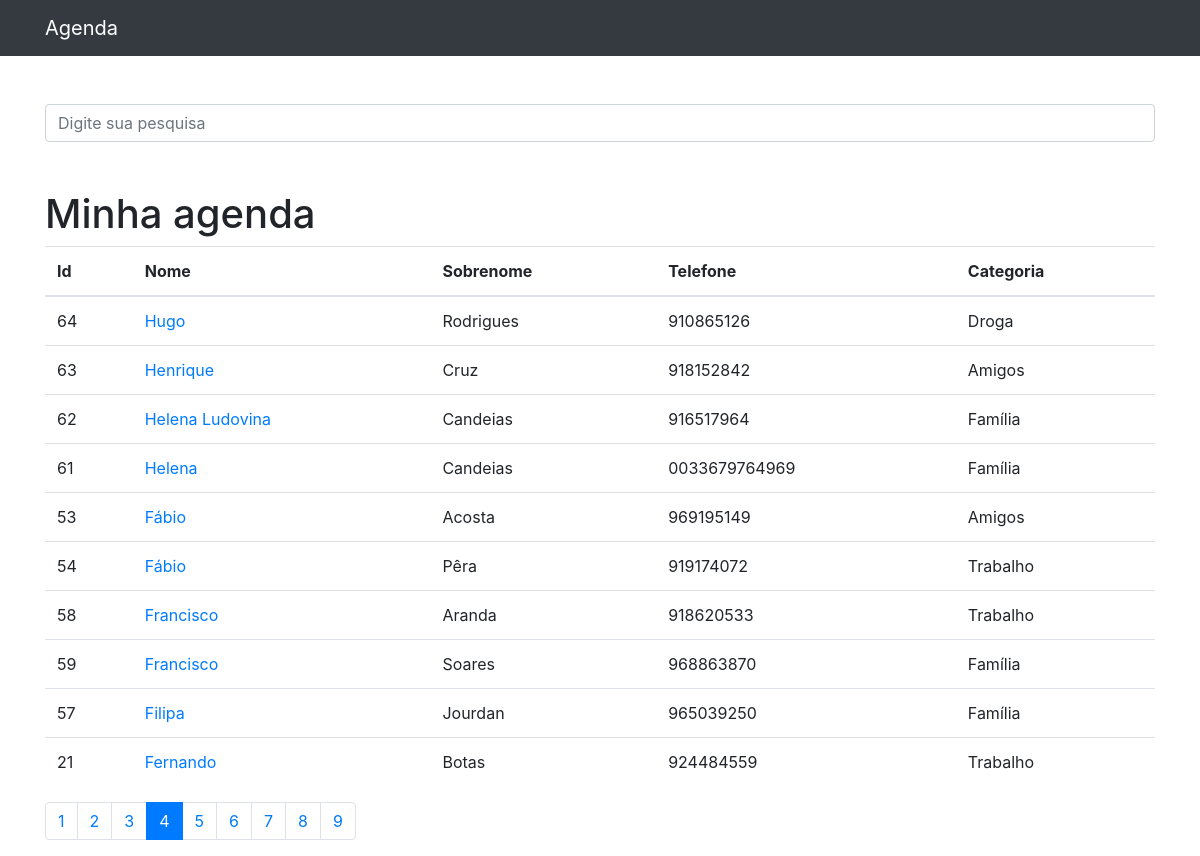
/?page=4&termo=, run on the app's committed database.
### contactos/models.py (models this page shows, shortened)
class Contacto(models.Model):
    nome = models.CharField('Nome', max_length=100)
    apelido = models.CharField('Apelido', max_length=100, blank=True)
    telefone = models.CharField('Telefone', max_length=15, unique=True)
    email = models.EmailField('E-mail', blank=True)
    data_criacao = models.DateTimeField('Data de criação', default=timezone.now)
    descricao = models.TextField(blank=True)
    categoria = models.ForeignKey(Categoria, on_delete=models.DO_NOTHING)
    mostrar = models.BooleanField(default=True)
    foto = models.ImageField('Foto', blank=True, upload_to='fotos')

class Categoria(models.Model):
    nome = models.CharField(max_length=200)
    def __str__(self):
        return self.nome

### contactos/views.py (the view)
# urls.py: urlpatterns = [path('', views.index, name='index'),
def index(request):
    contactos = Contacto.objects.order_by('-nome').filter(mostrar=True)
    pagina = Paginator(contactos, 10)
    pag = request.GET.get('page')
    contactos = pagina.get_page(pag)
    return render(request, 'contactos/index.html', {'contactos': contactos})

### contactos/templates/contactos/index.html
{% extends 'base.html' %}
{% block conteudo %}
<h1 class="mt-5">Minha agenda</h1>
<table class="table">
  <thead>
    <tr>
      <th>Id</th>
      <th>Nome</th>
      <th>Sobrenome</th>
      <th>Telefone</th>
      <th>Categoria</th>
    </tr>
  </thead>
  <tbody>
  {% for contacto in contactos %}
    <tr>
      <td>{{ contacto.id }}</td>
      <td>
        <a href="{% url 'detalhe' contacto.id %}">{{ contacto.nome }}</a>
      </td>
      <td>{{ contacto.apelido }}</td>
      <td>{{ contacto.telefone }}</td>
      <td>{{ contacto.categoria }}</td>
    </tr>
  {% endfor %}
  </tbody>
</table>
<nav aria-label="Page navigation example">
  <ul class="pagination">
    {% for pagina in contactos.paginator.page_range %}
    {% if contactos.number == pagina %}
    <li class="page-item active">
      <a class="page-link" href="?page={{ pagina }}&termo={{ request.GET.termo }}">{{ pagina }}</a>
    </li>
    {% else %}
    <li class="page-item">
      <a class="page-link" href="?page={{ pagina }}&termo={{ request.GET.termo }}">{{ pagina }}</a>
    </li>
    {% endif %}
    {% endfor %}
  </ul>
</nav>
{% endblock %}

### data on the page
Contacto: id "64", nome "Hugo", apelido "Rodrigues", telefone "910865126", categoria "Droga"
Contacto: id "63", nome "Henrique", apelido "Cruz", telefone "918152842", categoria "Amigos"
Contacto: id "62", nome "Helena Ludovina", apelido "Candeias", telefone "916517964", categoria "Família"
Contacto: id "61", nome "Helena", apelido "Candeias", telefone "0033679764969", categoria "Família"
Contacto: id "53", nome "Fábio", apelido "Acosta", telefone "969195149", categoria "Amigos"
Contacto: id "54", nome "Fábio", apelido "Pêra", telefone "919174072", categoria "Trabalho"
Contacto: id "58", nome "Francisco", apelido "Aranda", telefone "918620533", categoria "Trabalho"
Contacto: id "59", nome "Francisco", apelido "Soares", telefone "968863870", categoria "Família"
Contacto: id "57", nome "Filipa", apelido "Jourdan", telefone "965039250", categoria "Família"
Contacto: id "21", nome "Fernando", apelido "Botas", telefone "924484559", categoria "Trabalho"

### other printed values
{{ pagina }} "1" "2" "3" "5" "6" "7" "8" "9"
{{ pagina }} "4"
